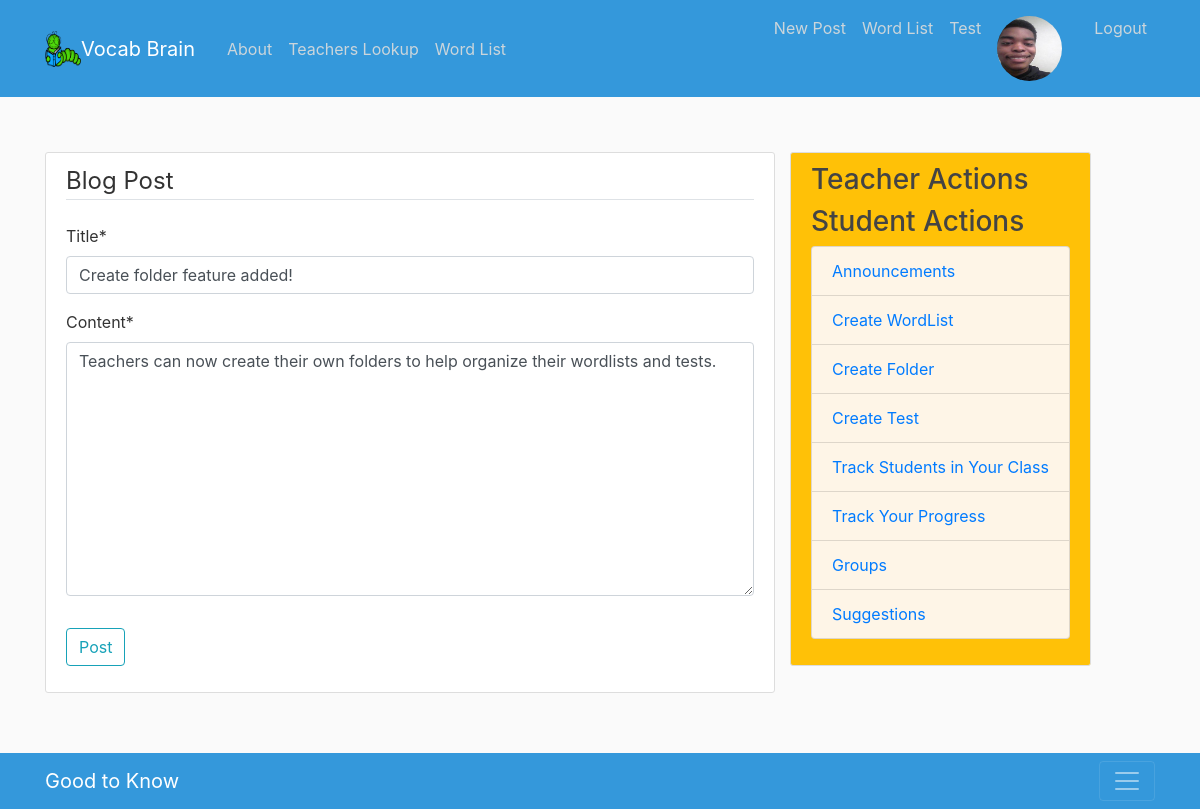
Screenshot of /post/14/update/ (signed in) with the database file from the repository.
### users/models.py (models this page shows, shortened)
class Profile(models.Model):
    user = models.OneToOneField(User, on_delete=models.CASCADE)
    image = models.ImageField(default='default.jpeg', upload_to='profile_pics')

### blog/models.py (models this page shows, shortened)
class Post(models.Model):
    title = models.CharField(max_length=100)
    content = models.TextField()
    date_posted = models.DateTimeField(default=timezone.now)
    author = models.ForeignKey(User, on_delete=models.CASCADE)

### blog/views.py (the view, shortened to what this page needs)
# urls.py: path('post/<int:pk>/update/', PostUpdateView.as_view(), name='post-update'),
class PostUpdateView(LoginRequiredMixin, UserPassesTestMixin, UpdateView):
    model = Post
    fields = ['title', 'content']
    def test_func(self):
        post = self.get_object()
        if self.request.user == post.author:
            return True
        return False

### blog/templates/blog/post_form.html (shortened to what this page needs)
{% extends "blog/base.html" %}
{% load crispy_forms_tags %}
{% block content%}
    <div class="content-section">
       <form method="POST">
        <fieldset class = "form-group">
            <legend class = "border-bottom mb-4"> Blog Post
            </legend>
            {{ form|crispy }}
        </fieldset>
        <div class = "form-group">
            <button class = "btn btn-outline-info" type= "submit">Post</button>
        </div>
        </form>
    </div>
{% endblock content %}

### blog/templates/blog/base.html (shortened to what this page needs)
{% load static %}
<!DOCTYPE html>
<html>
<head>
    <link rel="stylesheet" href="https://maxcdn.bootstrapcdn.com/bootstrap/4.0.0/css/bootstrap.min.css">
<link rel="stylesheet" type="text/css" href="{% static 'blog/main.css'%}">
<link rel="stylesheet" type="text/css" href="https://cdn.datatables.net/v/bs4/dt-1.10.21/datatables.min.css"/>
</head>
<body>
    <header class="site-header">
  <nav class="navbar navbar-expand-md navbar-dark box-shadow fixed-top" style="background-color: #3498DB;">
    <div class="container">
      <img src="{% static "img/bookworm.png" %}" alt="" width="36" height="36" viewBox="0 0 612 612">
      <a class="navbar-brand mr-4" href="{% url 'blog-home' %}">Vocab Brain </a>
      <div class="collapse navbar-collapse" id="navbarToggle">
        <div class="navbar-nav mr-auto">
          <a class="nav-item nav-link" href="{% url 'blog-about' %}">About</a>
          {% if user.is_authenticated %}
                {% for group in user.groups.all %}
                      {% if group.name == 'Student' %}
          <a class="nav-item nav-link" href="{% url 'blog-teacher_lookup' %}">Teachers Lookup</a>
          <a class="nav-item nav-link" href="{% url 'blog-temp' %}">Word List</a>
          {% endif %}
          {%  endfor %}
          {% endif %}
        </div>
        <div class="navbar-nav">
          {% if user.is_authenticated %}
          {% if user.is_superuser %}
          <a class="nav-item nav-link" href="{% url 'post-create' %}">New Post</a>
          {% endif %}
            {% for group in user.groups.all %}
            {% if group.name == 'Teacher' %}
          <a class="nav-item nav-link" href="{% url 'blog-temp' %}">Word List</a>
          <a class="nav-item nav-link" href="{% url 'blog-temp2' %}">Test</a>
          {% endif %}
          {% endfor %}
          <a class="nav-item nav-link" href="{% url 'profile' %}">
            <img class="rounded-circle article-img" src="{{ request.user.profile.image.url }}" id="img">
          </a>
          <a class="nav-item nav-link" href="{% url 'logout' %}">Logout</a>
          {% else %}
          <a class="nav-item nav-link" href="{% url 'login' %}">Login</a>
          <a class="nav-item nav-link" href="{% url 'register' %}">Register</a>
          {% endif %}
        </div>
      </div>
    </div>
  </nav>
<br><br><br>
</header>
    <main role="main" class="container">
  <div class="row">
    <div class="col-md-8">
      {% block content %}{% endblock %}
    </div>
    <div class="col-md-0">
      <div class="content-section" div id= "sidebar" style="background-color: #FFC107;">
        {%block sidebar%}
        {% if user.is_authenticated %}
                {% for group in user.groups.all %}
                      {% if group.name == 'Teacher' %}
        <h3>Teacher Actions</h3>
           {% else %}
           {% if group.name == 'Student' %}
            <h3>Student Actions</h3>
             {% endif %}
          {% endif %}
          {% endfor %}
          {% endif %}
          <ul class="list-group" >
            <li class="list-group-item list-group-item-light" style="background-color: #FEF5E7;color: blue;"><a href="{% url 'blog-announce' %}" > Announcements</a></li>
            {% if user.is_authenticated %}
                {% for group in user.groups.all %}
                      {% if group.name == 'Teacher' %}
                      <li class="list-group-item list-group-item-light" style="background-color: #FEF5E7;color: blue;"><a href="{% url 'list-create' %}" >Create WordList</a></li>
                       <li class="list-group-item list-group-item-light" style="background-color: #FEF5E7;color: blue;"><a href="{% url 'folder-create' %}" >Create Folder</a></li>
                      <li class="list-group-item list-group-item-light" style="background-color: #FEF5E7;color: blue;"><a href="{% url 'test-create' %}" >Create Test</a></li>
                      <li class="list-group-item list-group-item-light" style="background-color: #FEF5E7;color: blue;"><a href="{% url 'blog-student_tracker' %}" >Track Students in Your Class</a></li>
                      {% endif %}
                      {% if group.name == 'Student' %}
                      <li class="list-group-item list-group-item-light" style="background-color: #FEF5E7;color: blue;"><a href="{% url 'blog-track_progress' %}" >Track Your Progress</a></li>
                      <li class="list-group-item list-group-item-light" style="background-color: #FEF5E7;color: blue;"><a href="{% url 'blog-groups' %}" >Groups</a></li>
                      {% endif %}
                          {% endfor %}
                            {% endif %}
            <li class="list-group-item list-group-item-light" style="background-color: #FEF5E7;color: blue;"><a href="{% url 'blog-suggest' %}" >Suggestions</a></li>
          </ul>
        {% endblock %}
      </div>
  </div>
  </div>
<br><br><br><br>
<div class="jumbotron-fluid">
  <div class="navbar fixed-bottom navbar-dark" style="background-color: #3498DB;">
    <div class="container d-flex justify-content-between">
      <a href="https://www.goodtoknow.com/Main_Page" class="navbar-brand d-flex align-items-center"> Good to Know
            </a>
      <button class="navbar-toggler" type="button" data-toggle="collapse" data-target="#navbarHeader" aria-controls="navbarHeader" aria-expanded="false" aria-label="Toggle navigation">
              <span class="navbar-toggler-icon"></span>
            </button>
    </div>
  </div>
</main>
</body>
</html>

### blog/static/blog/main.css (style rules this page uses)
body { background: #fafafa; color: #333333; margin-top: 5rem; }
h1, h2, h3, h4, h5, h6 { color: #444444; }
ul { margin: 0; }
.site-header .navbar-nav .nav-link { color: #cbd5db; }
.content-section { background: #ffffff; padding: 10px 20px; border: 1px solid #dddddd; border-radius: 3px; margin-bottom: 20px; }
.article-img { height: 65px; width: 65px; margin-right: 16px; }

### rows the page displays
Post: title "Create folder feature added!", content "Teachers can now create their own folders to help organize their wordlists and tests."
